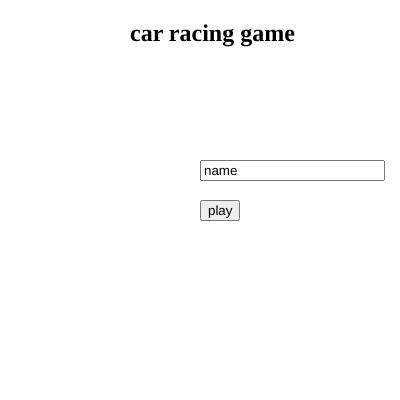
Frame 1 (no input)
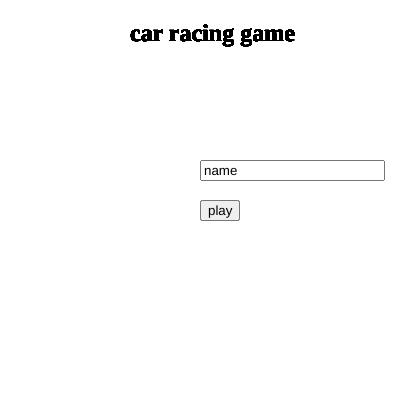
Frame 60 (no input)
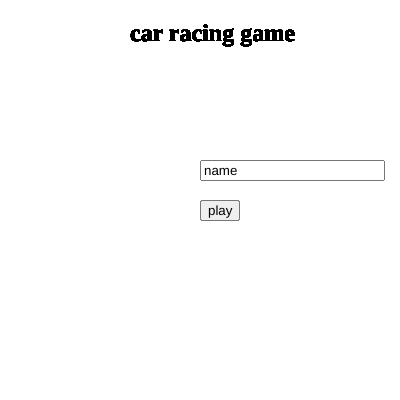
Frame 120 (the mouse pressed at the canvas centre since frame 60)

The p5.js sketch that drew these frames (run headless with seeded random() and noise() and a simulated clock; from frame 60 on, the mouse is pressed at the canvas centre):

// p5.js sketch
// ── sketch.js
var form;
function setup(){
    createCanvas(400,400);

}
function draw(){
    form=new Form();
    form.display(); 
}

// ── form.js
class Form {
    constructor(){
        
        

    }
    display(){
       var title=createElement('h2') 
      title.html('car racing game')
      title.position(130,0)
      var input=createInput("name");
      input.position(200,160);
      var button=createButton("play")
      button.position(200,200);
    }

}

// ── game.js
class Game{
    constructiom(){

    }
getState(){
var gamestateref=database.ref('gameState')
gamestateref.on("value",function(data){
    gameState=data.val()
})

}
update(state){
    database.ref('/').update({gameState:state})
}
}

// ── playercount.js
class Player{
    constructiom(){

    }
getCount(){
var playerCountref=database.ref('playerCount')
playerCount.on("value",function(data){
    playerCount=data.val()
})

}
update(count){
    database.ref('/').update({playerCount:state});
}
}
